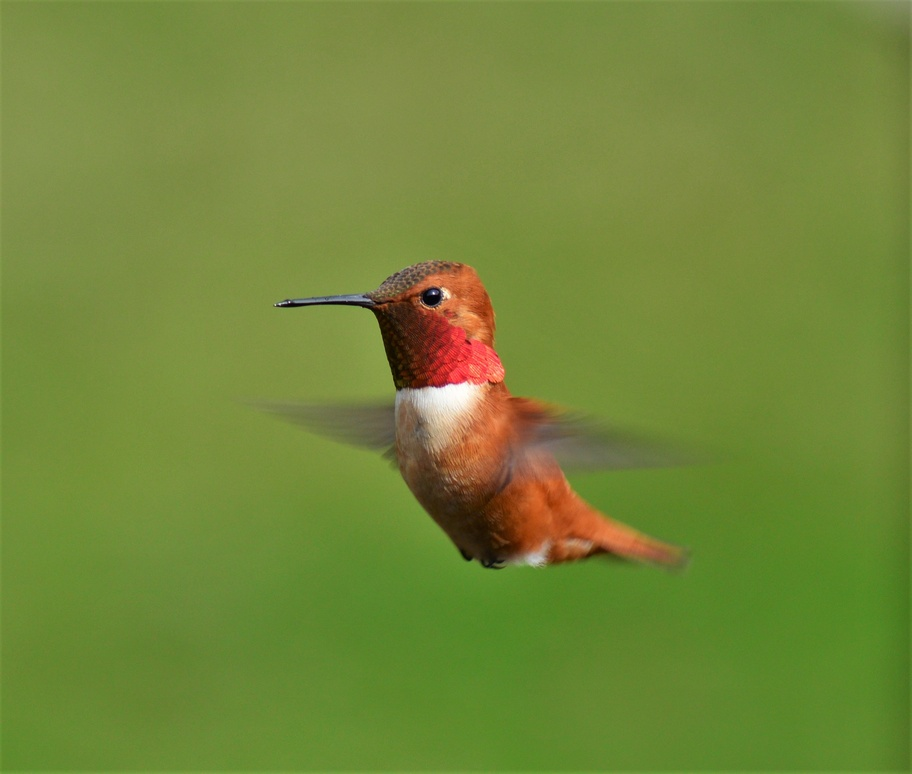
#> input picture images/birdie.jpg, 912 x 774 px, shrunk from 2834 x 2406 before the run, found by its file name
$ python exercise_3_3.py
#> lines starting #> are read from the running program, lines starting #| are printed output that depends on the picture
import cv2 as cv
import numpy as np
import matplotlib.pyplot as plt

# method to add periodic noise to image
def add_periodic_noise_spatial(img, amplitude, frequency):

    # grayscale
    dimensions = img.shape

    print('dimensions', dimensions)

    # build meshgrid based on image dimensions
    x = np.linspace(-1,1,dimensions[1])
    y = np.linspace(-1,1,dimensions[0])

    X, Y = np.meshgrid(x,y)

    # build the 2D sine, adjusting X and Y in output, controls orientation
    #   f(x,y) = sin(2*pi*x/lambda)

    wavelength = 1/frequency

    sine2D = amplitude * np.sin(2*np.pi*Y/wavelength)

    # now add the noise
    return np.add(img, sine2D)

# load image
img = cv.imread('images/birdie.jpg')
#> img is the input picture: shape (774, 912, 3); mean B, G, R 56.8, 135, 114.1
img = cv.cvtColor(img, cv.COLOR_BGR2GRAY)
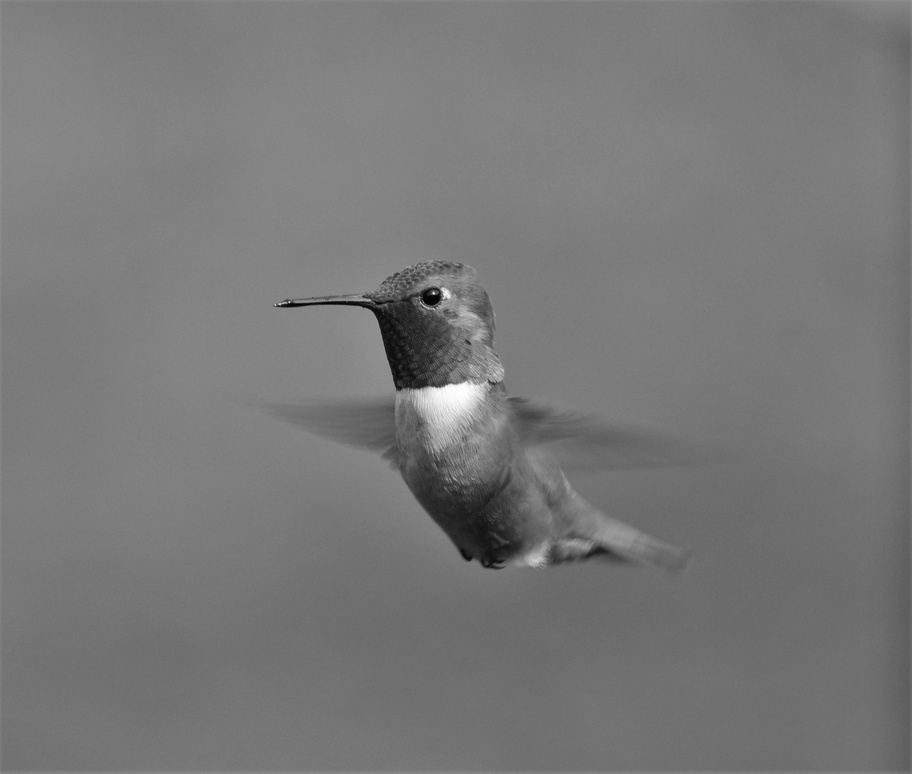
#> img: shape (774, 912); min 2, max 255, mean 119.8

# image with added periodic noise
img_corrupt = add_periodic_noise_spatial(img, amplitude=100, frequency=2)
#| dimensions (774, 912)
#> in add_periodic_noise_spatial, `return np.add(img, sine2D)`:
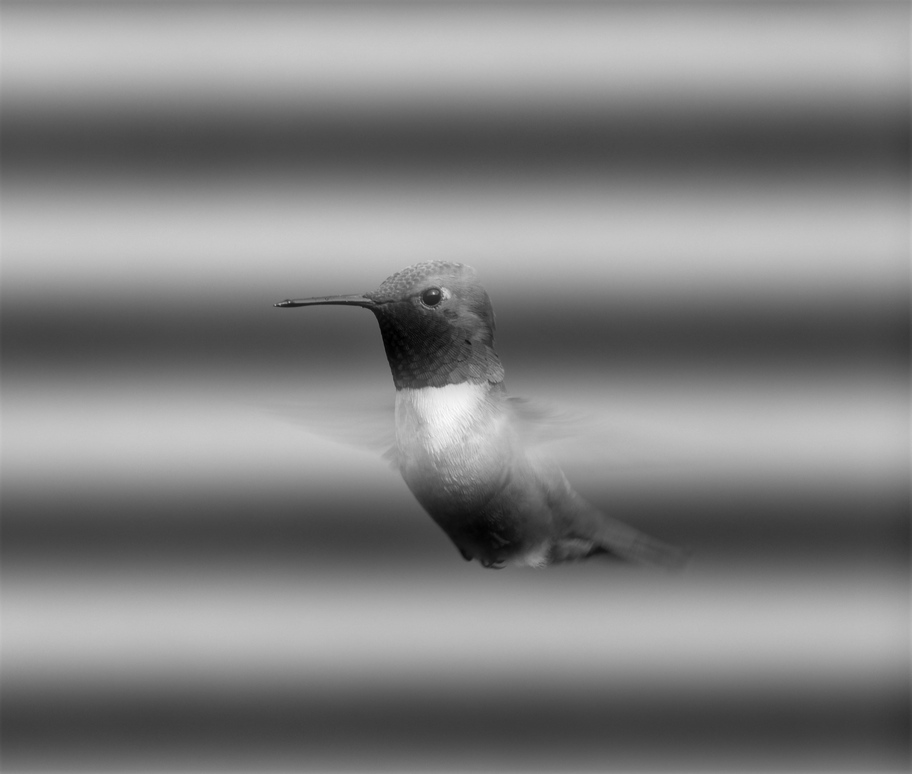
#> returned value: shape (774, 912) float64; min -85, max 316.1, mean 119.8; drawn with min black and max white

""" Magnitude spectra """

# original
f1 = np.fft.fft2(img)
fshift1 = np.fft.fftshift(f1)
magnitude_spectrum_img = np.abs(fshift1)
magnitude_spectrum_img = np.log(magnitude_spectrum_img + 1)
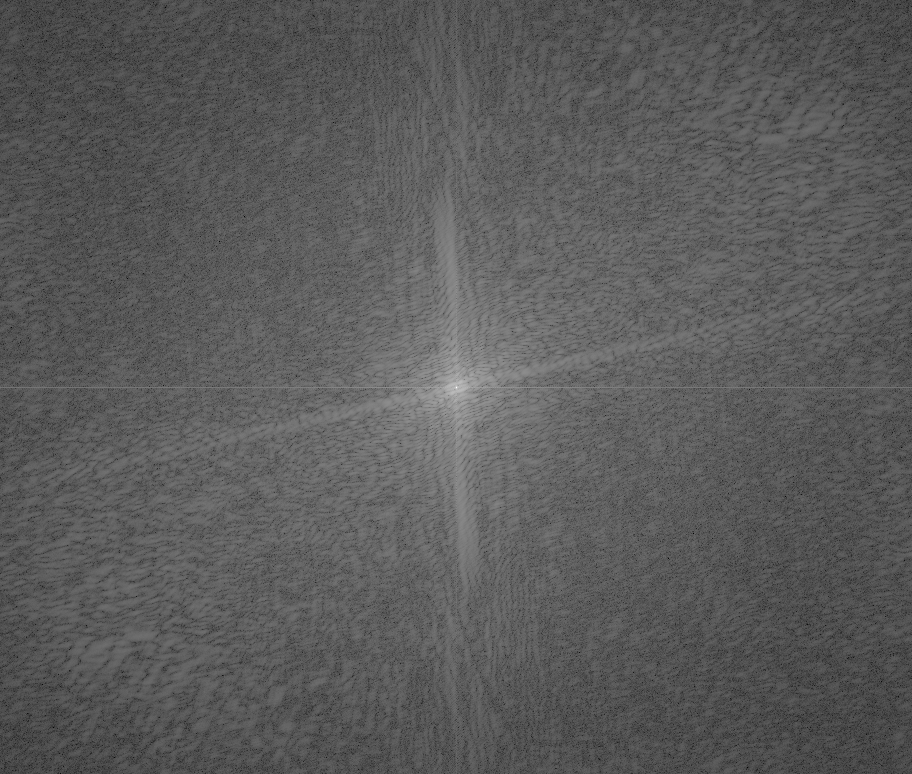
#> magnitude_spectrum_img: shape (774, 912) float64; min 0.939, max 18.25, mean 7.12; drawn with min black and max white

# noisy image
f2 = np.fft.fft2(img_corrupt)
fshift2 = np.fft.fftshift(f2)
magnitude_spectrum_corrupt = np.abs(fshift2)
magnitude_spectrum_corrupt = np.log(magnitude_spectrum_corrupt + 1)

""" 1D Slices """
# middle row and middle colum of original image
middle_row_img = magnitude_spectrum_img[magnitude_spectrum_img.shape[0]//2,:]
#> middle_row_img = 912 values, max 18.25 at index 456, min 8.46 at index 815, mean 9.6
middle_col_img = magnitude_spectrum_img[:,magnitude_spectrum_img.shape[1]//2]
#> middle_col_img = 774 values, max 18.25 at index 387, min 5.06 at index 719, mean 8.89

# get 1D slice middle row and column 'corrupt'
middle_row_corrupt = magnitude_spectrum_corrupt[magnitude_spectrum_corrupt.shape[0]//2,:]
#> middle_row_corrupt has the same summary as middle_row_img
middle_column_corrupt = magnitude_spectrum_corrupt[:,magnitude_spectrum_corrupt.shape[1]//2]
#> middle_column_corrupt = 774 values, max 18.25 at index 387, min 5.56 at index 50, mean 8.75

""" Plots """
# plot original and corrupt image
plt.subplot(1, 2, 1)
plt.imshow(img,cmap='gray')
plt.title('Original Image')
plt.axis('off')

plt.subplot(1, 2, 2)
plt.imshow(img_corrupt, cmap='gray')
plt.title('Noisy Image')
plt.axis('off')

plt.tight_layout()
plt.show()
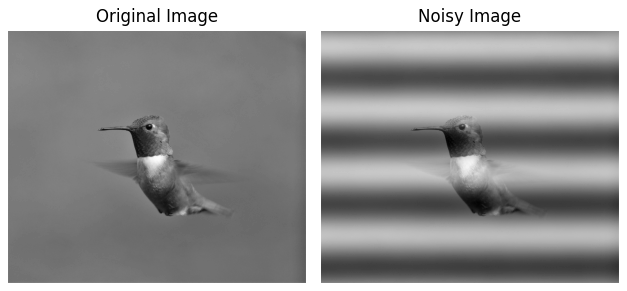
#> figure drawn by matplotlib, 2 panels

# plot magnitude spectrum corrupt image
plt.subplot(1,2,1)
plt.imshow(magnitude_spectrum_corrupt)
plt.title('Magnitude Spectrum Corrupt Image')
plt.axis('off')

plt.imshow(magnitude_spectrum_corrupt)
plt.title('Magnitude Spectrum Corrupt Image')
plt.axis('off')

plt.tight_layout()
plt.show()

plt.plot(middle_row_corrupt)
plt.title('Middle Row 1D Slice Corrupt')
plt.ylabel('Magnitude')
plt.show()
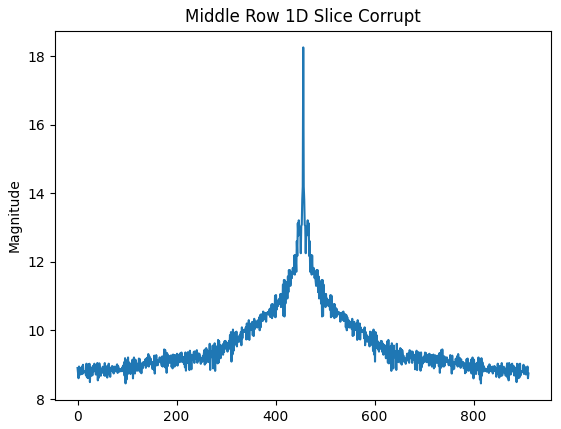
#> figure drawn by matplotlib, 1 panel; curve peaks at x = 456, y = 18.25

plt.plot(middle_column_corrupt)
plt.title('Middle Column 1D Slice Corrupt')
plt.ylabel('Magnitude')
plt.show()
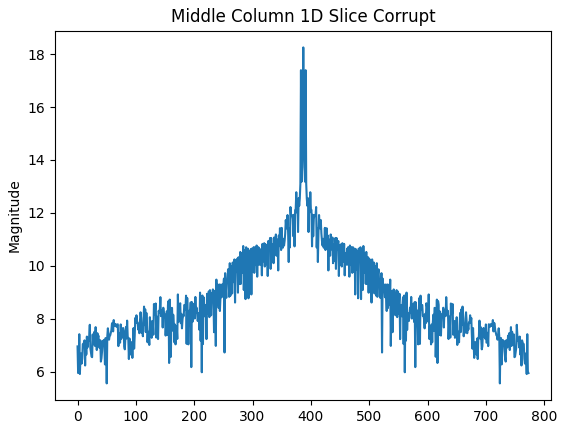
#> figure drawn by matplotlib, 1 panel; curve peaks at x = 387, y = 18.25
